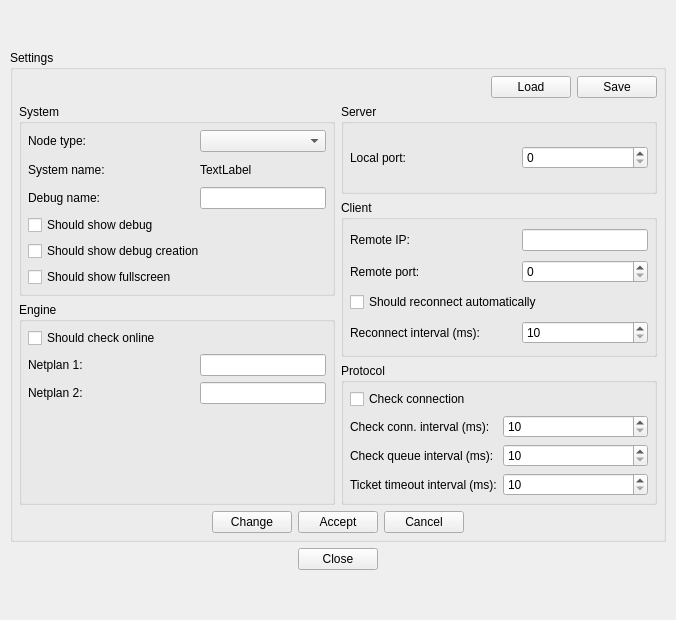
<?xml version="1.0" encoding="UTF-8"?>
<ui version="4.0">
 <class>VMTDSettingsForm</class>
 <widget class="QWidget" name="VMTDSettingsForm">
  <property name="geometry">
   <rect>
    <x>0</x>
    <y>0</y>
    <width>676</width>
    <height>620</height>
   </rect>
  </property>
  <property name="windowTitle">
   <string>Form</string>
  </property>
  <property name="windowIcon">
   <iconset resource="../resources/VMTDResources.qrc">
    <normaloff>:/favicon.ico</normaloff>:/favicon.ico</iconset>
  </property>
  <layout class="QHBoxLayout" name="horizontalLayout_4">
   <property name="spacing">
    <number>0</number>
   </property>
   <property name="leftMargin">
    <number>0</number>
   </property>
   <property name="topMargin">
    <number>0</number>
   </property>
   <property name="rightMargin">
    <number>0</number>
   </property>
   <property name="bottomMargin">
    <number>0</number>
   </property>
   <item>
    <spacer name="_1">
     <property name="orientation">
      <enum>Qt::Horizontal</enum>
     </property>
     <property name="sizeHint" stdset="0">
      <size>
       <width>0</width>
       <height>20</height>
      </size>
     </property>
    </spacer>
   </item>
   <item>
    <layout class="QVBoxLayout" name="vl_1">
     <property name="spacing">
      <number>0</number>
     </property>
     <property name="topMargin">
      <number>0</number>
     </property>
     <item>
      <spacer name="_3">
       <property name="orientation">
        <enum>Qt::Vertical</enum>
       </property>
       <property name="sizeHint" stdset="0">
        <size>
         <width>20</width>
         <height>40</height>
        </size>
       </property>
      </spacer>
     </item>
     <item>
      <widget class="QWidget" name="w_1" native="true">
       <property name="minimumSize">
        <size>
         <width>674</width>
         <height>538</height>
        </size>
       </property>
       <property name="maximumSize">
        <size>
         <width>674</width>
         <height>538</height>
        </size>
       </property>
       <layout class="QVBoxLayout" name="verticalLayout">
        <item>
         <widget class="QGroupBox" name="gbSettings">
          <property name="title">
           <string>Settings</string>
          </property>
          <layout class="QVBoxLayout" name="verticalLayout_4">
           <property name="leftMargin">
            <number>6</number>
           </property>
           <property name="topMargin">
            <number>6</number>
           </property>
           <property name="rightMargin">
            <number>6</number>
           </property>
           <property name="bottomMargin">
            <number>6</number>
           </property>
           <item>
            <widget class="QWidget" name="wFile" native="true">
             <layout class="QHBoxLayout" name="horizontalLayout">
              <property name="leftMargin">
               <number>0</number>
              </property>
              <property name="topMargin">
               <number>0</number>
              </property>
              <property name="rightMargin">
               <number>0</number>
              </property>
              <property name="bottomMargin">
               <number>0</number>
              </property>
              <item>
               <spacer name="_4">
                <property name="orientation">
                 <enum>Qt::Horizontal</enum>
                </property>
                <property name="sizeHint" stdset="0">
                 <size>
                  <width>107</width>
                  <height>20</height>
                 </size>
                </property>
               </spacer>
              </item>
              <item>
               <widget class="QPushButton" name="pbLoad">
                <property name="text">
                 <string>Load</string>
                </property>
               </widget>
              </item>
              <item>
               <widget class="QPushButton" name="pbSave">
                <property name="text">
                 <string>Save</string>
                </property>
               </widget>
              </item>
             </layout>
            </widget>
           </item>
           <item>
            <layout class="QHBoxLayout" name="hl_1">
             <item>
              <widget class="QWidget" name="wLeft" native="true">
               <layout class="QVBoxLayout" name="verticalLayout_3">
                <property name="leftMargin">
                 <number>0</number>
                </property>
                <property name="topMargin">
                 <number>0</number>
                </property>
                <property name="rightMargin">
                 <number>0</number>
                </property>
                <property name="bottomMargin">
                 <number>0</number>
                </property>
                <item>
                 <widget class="QGroupBox" name="gbSystem">
                  <property name="minimumSize">
                   <size>
                    <width>0</width>
                    <height>117</height>
                   </size>
                  </property>
                  <property name="title">
                   <string>System</string>
                  </property>
                  <layout class="QGridLayout" name="gridLayout_2">
                   <property name="leftMargin">
                    <number>6</number>
                   </property>
                   <property name="topMargin">
                    <number>6</number>
                   </property>
                   <property name="rightMargin">
                    <number>6</number>
                   </property>
                   <property name="bottomMargin">
                    <number>6</number>
                   </property>
                   <item row="0" column="0">
                    <widget class="QLabel" name="_14">
                     <property name="text">
                      <string>Node type:</string>
                     </property>
                    </widget>
                   </item>
                   <item row="1" column="0">
                    <widget class="QLabel" name="_7">
                     <property name="text">
                      <string>System name:</string>
                     </property>
                    </widget>
                   </item>
                   <item row="2" column="0">
                    <widget class="QLabel" name="_8">
                     <property name="minimumSize">
                      <size>
                       <width>166</width>
                       <height>0</height>
                      </size>
                     </property>
                     <property name="text">
                      <string>Debug name:</string>
                     </property>
                    </widget>
                   </item>
                   <item row="4" column="0" colspan="2">
                    <widget class="QCheckBox" name="chbShouldShowDebugCreation">
                     <property name="text">
                      <string>Should show debug creation</string>
                     </property>
                    </widget>
                   </item>
                   <item row="1" column="1">
                    <widget class="QLabel" name="lbSystemName">
                     <property name="minimumSize">
                      <size>
                       <width>0</width>
                       <height>23</height>
                      </size>
                     </property>
                     <property name="text">
                      <string>TextLabel</string>
                     </property>
                    </widget>
                   </item>
                   <item row="2" column="1">
                    <widget class="QLineEdit" name="leDebugName"/>
                   </item>
                   <item row="3" column="0" colspan="2">
                    <widget class="QCheckBox" name="chbShouldShowDebug">
                     <property name="text">
                      <string>Should show debug</string>
                     </property>
                    </widget>
                   </item>
                   <item row="0" column="1">
                    <widget class="QComboBox" name="cbNodeType"/>
                   </item>
                   <item row="5" column="0" colspan="2">
                    <widget class="QCheckBox" name="chbShouldShowFullScreen">
                     <property name="text">
                      <string>Should show fullscreen</string>
                     </property>
                    </widget>
                   </item>
                  </layout>
                 </widget>
                </item>
                <item>
                 <widget class="QGroupBox" name="gbEngine">
                  <property name="title">
                   <string>Engine</string>
                  </property>
                  <layout class="QGridLayout" name="gridLayout_5">
                   <property name="leftMargin">
                    <number>6</number>
                   </property>
                   <property name="topMargin">
                    <number>6</number>
                   </property>
                   <property name="rightMargin">
                    <number>6</number>
                   </property>
                   <property name="bottomMargin">
                    <number>6</number>
                   </property>
                   <item row="1" column="0">
                    <widget class="QLabel" name="_21">
                     <property name="minimumSize">
                      <size>
                       <width>166</width>
                       <height>0</height>
                      </size>
                     </property>
                     <property name="text">
                      <string>Netplan 1:</string>
                     </property>
                    </widget>
                   </item>
                   <item row="0" column="0" colspan="2">
                    <widget class="QCheckBox" name="chbShouldCheckOnline">
                     <property name="text">
                      <string>Should check online</string>
                     </property>
                    </widget>
                   </item>
                   <item row="3" column="0">
                    <spacer name="_20">
                     <property name="orientation">
                      <enum>Qt::Vertical</enum>
                     </property>
                     <property name="sizeHint" stdset="0">
                      <size>
                       <width>20</width>
                       <height>40</height>
                      </size>
                     </property>
                    </spacer>
                   </item>
                   <item row="1" column="1">
                    <widget class="QLineEdit" name="leNetplan1FilePath"/>
                   </item>
                   <item row="2" column="0">
                    <widget class="QLabel" name="_22">
                     <property name="text">
                      <string>Netplan 2:</string>
                     </property>
                    </widget>
                   </item>
                   <item row="2" column="1">
                    <widget class="QLineEdit" name="leNetplan2FilePath"/>
                   </item>
                  </layout>
                 </widget>
                </item>
               </layout>
              </widget>
             </item>
             <item>
              <widget class="QWidget" name="wRight" native="true">
               <layout class="QVBoxLayout" name="verticalLayout_2">
                <property name="leftMargin">
                 <number>0</number>
                </property>
                <property name="topMargin">
                 <number>0</number>
                </property>
                <property name="rightMargin">
                 <number>0</number>
                </property>
                <property name="bottomMargin">
                 <number>0</number>
                </property>
                <item>
                 <widget class="QGroupBox" name="gbServer">
                  <property name="minimumSize">
                   <size>
                    <width>0</width>
                    <height>68</height>
                   </size>
                  </property>
                  <property name="title">
                   <string>Server</string>
                  </property>
                  <layout class="QGridLayout" name="gridLayout_3">
                   <property name="leftMargin">
                    <number>6</number>
                   </property>
                   <property name="topMargin">
                    <number>6</number>
                   </property>
                   <property name="rightMargin">
                    <number>6</number>
                   </property>
                   <property name="bottomMargin">
                    <number>6</number>
                   </property>
                   <item row="0" column="0">
                    <widget class="QLabel" name="_9">
                     <property name="minimumSize">
                      <size>
                       <width>166</width>
                       <height>0</height>
                      </size>
                     </property>
                     <property name="maximumSize">
                      <size>
                       <width>16777215</width>
                       <height>16777215</height>
                      </size>
                     </property>
                     <property name="text">
                      <string>Local port:</string>
                     </property>
                    </widget>
                   </item>
                   <item row="0" column="1">
                    <widget class="QSpinBox" name="sbLocalPort">
                     <property name="maximum">
                      <number>65535</number>
                     </property>
                    </widget>
                   </item>
                  </layout>
                 </widget>
                </item>
                <item>
                 <widget class="QGroupBox" name="gbClient">
                  <property name="minimumSize">
                   <size>
                    <width>0</width>
                    <height>157</height>
                   </size>
                  </property>
                  <property name="title">
                   <string>Client</string>
                  </property>
                  <layout class="QGridLayout" name="gridLayout_4">
                   <property name="leftMargin">
                    <number>6</number>
                   </property>
                   <property name="topMargin">
                    <number>6</number>
                   </property>
                   <property name="rightMargin">
                    <number>6</number>
                   </property>
                   <property name="bottomMargin">
                    <number>6</number>
                   </property>
                   <item row="0" column="1">
                    <widget class="QLineEdit" name="leServerIp"/>
                   </item>
                   <item row="1" column="0">
                    <widget class="QLabel" name="_11">
                     <property name="text">
                      <string>Remote port:</string>
                     </property>
                    </widget>
                   </item>
                   <item row="1" column="1">
                    <widget class="QSpinBox" name="sbServerPort">
                     <property name="maximum">
                      <number>65535</number>
                     </property>
                    </widget>
                   </item>
                   <item row="2" column="0" colspan="2">
                    <widget class="QCheckBox" name="chbShouldReconnect">
                     <property name="text">
                      <string>Should reconnect automatically</string>
                     </property>
                    </widget>
                   </item>
                   <item row="0" column="0">
                    <widget class="QLabel" name="_10">
                     <property name="text">
                      <string>Remote IP:</string>
                     </property>
                    </widget>
                   </item>
                   <item row="3" column="0">
                    <widget class="QLabel" name="_13">
                     <property name="minimumSize">
                      <size>
                       <width>166</width>
                       <height>0</height>
                      </size>
                     </property>
                     <property name="text">
                      <string>Reconnect interval (ms):</string>
                     </property>
                    </widget>
                   </item>
                   <item row="3" column="1">
                    <widget class="QSpinBox" name="sbReconnectInterval">
                     <property name="minimum">
                      <number>10</number>
                     </property>
                     <property name="maximum">
                      <number>999999999</number>
                     </property>
                    </widget>
                   </item>
                  </layout>
                 </widget>
                </item>
                <item>
                 <widget class="QGroupBox" name="gbProtocol">
                  <property name="title">
                   <string>Protocol</string>
                  </property>
                  <layout class="QGridLayout" name="gridLayout">
                   <property name="leftMargin">
                    <number>6</number>
                   </property>
                   <property name="topMargin">
                    <number>6</number>
                   </property>
                   <property name="rightMargin">
                    <number>6</number>
                   </property>
                   <property name="bottomMargin">
                    <number>6</number>
                   </property>
                   <item row="0" column="0">
                    <widget class="QCheckBox" name="chbShouldCheckConnection">
                     <property name="text">
                      <string>Check connection</string>
                     </property>
                    </widget>
                   </item>
                   <item row="2" column="1">
                    <widget class="QSpinBox" name="sbCheckQueueInterval">
                     <property name="minimum">
                      <number>10</number>
                     </property>
                     <property name="maximum">
                      <number>999999999</number>
                     </property>
                    </widget>
                   </item>
                   <item row="2" column="0">
                    <widget class="QLabel" name="_16">
                     <property name="text">
                      <string>Check queue interval (ms):</string>
                     </property>
                    </widget>
                   </item>
                   <item row="1" column="0">
                    <widget class="QLabel" name="_15">
                     <property name="text">
                      <string>Check conn. interval (ms):</string>
                     </property>
                    </widget>
                   </item>
                   <item row="1" column="1">
                    <widget class="QSpinBox" name="sbCheckConnectionInterval">
                     <property name="minimum">
                      <number>10</number>
                     </property>
                     <property name="maximum">
                      <number>999999999</number>
                     </property>
                    </widget>
                   </item>
                   <item row="3" column="0">
                    <widget class="QLabel" name="_17">
                     <property name="text">
                      <string>Ticket timeout interval (ms):</string>
                     </property>
                    </widget>
                   </item>
                   <item row="3" column="1">
                    <widget class="QSpinBox" name="sbTicketTimeoutInterval">
                     <property name="minimum">
                      <number>10</number>
                     </property>
                     <property name="maximum">
                      <number>999999999</number>
                     </property>
                    </widget>
                   </item>
                  </layout>
                 </widget>
                </item>
               </layout>
              </widget>
             </item>
            </layout>
           </item>
           <item>
            <widget class="QWidget" name="wManage" native="true">
             <layout class="QHBoxLayout" name="horizontalLayout_2">
              <property name="leftMargin">
               <number>0</number>
              </property>
              <property name="topMargin">
               <number>0</number>
              </property>
              <property name="rightMargin">
               <number>0</number>
              </property>
              <property name="bottomMargin">
               <number>0</number>
              </property>
              <item>
               <spacer name="_5">
                <property name="orientation">
                 <enum>Qt::Horizontal</enum>
                </property>
                <property name="sizeHint" stdset="0">
                 <size>
                  <width>40</width>
                  <height>20</height>
                 </size>
                </property>
               </spacer>
              </item>
              <item>
               <widget class="QPushButton" name="pbChange">
                <property name="text">
                 <string>Change</string>
                </property>
               </widget>
              </item>
              <item>
               <widget class="QPushButton" name="pbAccept">
                <property name="text">
                 <string>Accept</string>
                </property>
               </widget>
              </item>
              <item>
               <widget class="QPushButton" name="pbCancel">
                <property name="text">
                 <string>Cancel</string>
                </property>
               </widget>
              </item>
              <item>
               <spacer name="_6">
                <property name="orientation">
                 <enum>Qt::Horizontal</enum>
                </property>
                <property name="sizeHint" stdset="0">
                 <size>
                  <width>40</width>
                  <height>20</height>
                 </size>
                </property>
               </spacer>
              </item>
             </layout>
            </widget>
           </item>
          </layout>
         </widget>
        </item>
        <item>
         <layout class="QHBoxLayout" name="hl_2">
          <property name="topMargin">
           <number>0</number>
          </property>
          <item>
           <spacer name="_19">
            <property name="orientation">
             <enum>Qt::Horizontal</enum>
            </property>
            <property name="sizeHint" stdset="0">
             <size>
              <width>40</width>
              <height>20</height>
             </size>
            </property>
           </spacer>
          </item>
          <item>
           <widget class="QPushButton" name="pbClose">
            <property name="text">
             <string>Close</string>
            </property>
           </widget>
          </item>
          <item>
           <spacer name="_18">
            <property name="orientation">
             <enum>Qt::Horizontal</enum>
            </property>
            <property name="sizeHint" stdset="0">
             <size>
              <width>40</width>
              <height>20</height>
             </size>
            </property>
           </spacer>
          </item>
         </layout>
        </item>
       </layout>
      </widget>
     </item>
     <item>
      <spacer name="_12">
       <property name="orientation">
        <enum>Qt::Vertical</enum>
       </property>
       <property name="sizeHint" stdset="0">
        <size>
         <width>20</width>
         <height>40</height>
        </size>
       </property>
      </spacer>
     </item>
    </layout>
   </item>
   <item>
    <spacer name="_2">
     <property name="orientation">
      <enum>Qt::Horizontal</enum>
     </property>
     <property name="sizeHint" stdset="0">
      <size>
       <width>0</width>
       <height>20</height>
      </size>
     </property>
    </spacer>
   </item>
  </layout>
 </widget>
 <resources>
  <include location="../resources/VMTDResources.qrc"/>
 </resources>
 <connections/>
</ui>
